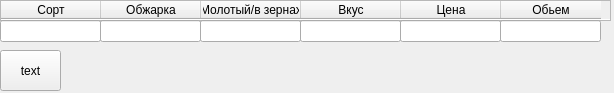
<?xml version="1.0" encoding="UTF-8"?>
<ui version="4.0">
 <class>Form</class>
 <widget class="QWidget" name="Form">
  <property name="geometry">
   <rect>
    <x>0</x>
    <y>0</y>
    <width>614</width>
    <height>93</height>
   </rect>
  </property>
  <property name="windowTitle">
   <string>Form</string>
  </property>
  <widget class="QPushButton" name="btn">
   <property name="geometry">
    <rect>
     <x>0</x>
     <y>50</y>
     <width>61</width>
     <height>41</height>
    </rect>
   </property>
   <property name="text">
    <string>text</string>
   </property>
  </widget>
  <widget class="QTableWidget" name="tableWidget">
   <property name="geometry">
    <rect>
     <x>0</x>
     <y>0</y>
     <width>611</width>
     <height>21</height>
    </rect>
   </property>
   <column>
    <property name="text">
     <string>Сорт</string>
    </property>
   </column>
   <column>
    <property name="text">
     <string>Обжарка</string>
    </property>
   </column>
   <column>
    <property name="text">
     <string>Молотый/в зернах</string>
    </property>
   </column>
   <column>
    <property name="text">
     <string>Вкус</string>
    </property>
   </column>
   <column>
    <property name="text">
     <string>Цена</string>
    </property>
   </column>
   <column>
    <property name="text">
     <string>Обьем</string>
    </property>
   </column>
  </widget>
  <widget class="QLineEdit" name="edit2">
   <property name="geometry">
    <rect>
     <x>100</x>
     <y>20</y>
     <width>101</width>
     <height>22</height>
    </rect>
   </property>
  </widget>
  <widget class="QLineEdit" name="edit3">
   <property name="geometry">
    <rect>
     <x>200</x>
     <y>20</y>
     <width>101</width>
     <height>22</height>
    </rect>
   </property>
  </widget>
  <widget class="QLineEdit" name="edit4">
   <property name="geometry">
    <rect>
     <x>300</x>
     <y>20</y>
     <width>101</width>
     <height>22</height>
    </rect>
   </property>
  </widget>
  <widget class="QLineEdit" name="edit5">
   <property name="geometry">
    <rect>
     <x>400</x>
     <y>20</y>
     <width>101</width>
     <height>22</height>
    </rect>
   </property>
  </widget>
  <widget class="QLineEdit" name="edit6">
   <property name="geometry">
    <rect>
     <x>500</x>
     <y>20</y>
     <width>101</width>
     <height>22</height>
    </rect>
   </property>
  </widget>
  <widget class="QLineEdit" name="edit1">
   <property name="geometry">
    <rect>
     <x>0</x>
     <y>20</y>
     <width>101</width>
     <height>22</height>
    </rect>
   </property>
  </widget>
 </widget>
 <resources/>
 <connections/>
</ui>
